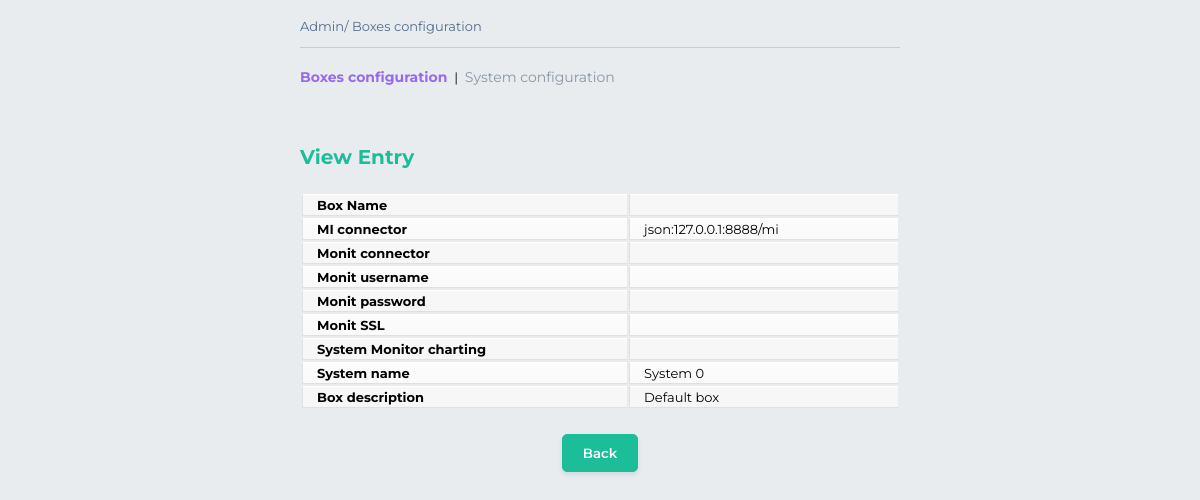
The app's page /opensips-cp/web/tools/admin/boxes_config/boxes_config.php?action=details&box_id=1 (signed in) with its own data.
### tables this page shows
CREATE TABLE `ocp_boxes_config` (
  `id` bigint(20) unsigned NOT NULL AUTO_INCREMENT,
  `name` varchar(64) NOT NULL DEFAULT '',
  `mi_conn` varchar(64) DEFAULT NULL,
  `monit_conn` varchar(64) DEFAULT NULL,
  `monit_user` varchar(64) DEFAULT NULL,
  `monit_pass` varchar(64) DEFAULT NULL,
  `monit_ssl` varchar(5) DEFAULT NULL,
  `smonitcharts` varchar(5) DEFAULT NULL,
  `assoc_id` varchar(10) DEFAULT '-1',
  `desc` varchar(128) NOT NULL DEFAULT '',
  PRIMARY KEY (`id`),
  UNIQUE KEY `name_key` (`name`)
);

### opensips-cp/config/db.inc.php (called while the page is built, shortened)
<?php
if (!isset($config)) $config = new stdClass();
?>

### opensips-cp/config/tools/admin/boxes_config/settings.inc.php (called while the page is built, shortened)
<?php
global $config;
$config->boxes = array(
	"name" => array(
		"default" => NULL,
		"name"    => "Box Name",
		"type"    => "text",
		"opt"     => "n",
		"validation_regex"  => "^.+",
		"show_in_edit_form" => true,
	),
	"mi_conn" => array(
		"default" => "json:127.0.0.1:8888/mi",
		"name"    => "MI connector",
		"nodes"   => array("mi", "conn"),
		"type"    => "text",
		"show_in_edit_form" => true,
	),
	"monit_conn" => array(
		"default" => "127.0.0.1:2812",
		"name"    => "Monit connector",
		"opt"     => "y",
		"nodes"   => array("monit", "conn"),
		"type"    => "text",
		"show_in_edit_form" => true,
	),
	"monit_user" => array(
		"default" => "",
		"name"    => "Monit username",
		"opt"     => "y",
		"nodes"   => array("monit", "user"),
		"type"    => "text",
		"show_in_edit_form" => true,
	),
	"monit_pass" => array(
		"default" => "",
		"name"    => "Monit password",
		"type"    => "password",
		"nodes"   => array("monit", "pass"),
		"show_in_edit_form" => true,
	),
	"monit_ssl" => array(
		"name"    => "Monit SSL",
		"options" => array('Disabled'=>'0', 'Enabled'=>'1'),
		"nodes"   => array("monit", "has_ssl"),
		"type"    => "dropdown",
		"show_in_edit_form" => true,
	),
	"smonitcharts" => array(
		"default" => "1",
		"name"    => "System Monitor charting",
		"nodes"   => array("smonitor", "charts"),
		"options" => array('Off'=>'0', 'On'=>'1'),
		"type"    => "dropdown",
		"show_in_edit_form" => true,
	),
	"assoc_id" => array(
		"default" => "",
		"name"    => "System name",
		"options" => get_assoc_id(),
		"type"    => "dropdown",
		"show_in_edit_form" => true,
	),
	"desc" => array(
		"default" => "",
		"name"    => "Box description",
		"type"    => "text",
		"validation_regex"  => null,
		"show_in_edit_form" => true,
	),
);
$config->table_boxes_config = "ocp_boxes_config";
$config->table_system_config = "ocp_system_config";
?>

### opensips-cp/config/boxes.load.php (called while the page is built, shortened)
<?php
require("".__DIR__."/../config/tools/admin/boxes_config/settings.inc.php");
require("".__DIR__."/../web/tools/admin/boxes_config/lib/db_connect.php");
global $config;
if (!isset($boxes)) {
    if (!isset($_SESSION['boxes'])) {
        $sql = 'select * from '.$config->table_boxes_config;
        $stm = $link->prepare($sql);
    }
}
if (!isset($systems)) {
    if (!isset($_SESSION['systems'])) {
        $sql = 'select * from '.$config->table_system_config;
        $stm = $link->prepare($sql);
    }
}
?>

### opensips-cp/config/boxes.global.inc.php (called while the page is built)
<?php
require("boxes.load.php");
?>

### opensips-cp/web/tools/admin/boxes_config/template/boxes_config.details.php (the view, shortened to what this page needs)
<?php
require(__DIR__."/../../../../../config/tools/admin/boxes_config/settings.inc.php");
$params = $config->boxes;
$sql = "select * from ".$table." where id=?";
$stm = $link->prepare($sql);
if ($stm->execute(array($id)) === false)
	die('Failed to issue query, error message : ' . print_r($stm->errorInfo(), true));
$resultset = $stm->fetchAll(PDO::FETCH_ASSOC);
?>
	<table width="400" border="0">
		<tr>
			<td class="mainTitle">
					View Entry
			</td>
		</tr>
		<tr>
			<td>
				<table class="ttable" width="100%" cellspacing="2" cellpadding="2" border="0">
				<?php
				$i = 0;
				foreach ($params as $key => $value) {
                    if ($value['show_in_edit_form'] == true ){
						$row_style = ($i%2 == 1)?"rowOdd":"rowEven";
						$i++;
						?>
						<tr>
						<td class="<?=$row_style?>">
							<b><?=$value['name']?></b>
						</td>
						<td class="<?=$row_style?>">
							<?php	switch ($value['type']) {
								case "text":
									$text = $resultset[0][$key];
									break;
								case "dropdown":
									$text = array_search($resultset[0][$key], $value['options']);
									break;
                                default:
                                    $text = $resultset[0][$key];
								}
								if (isset($value['value_wrapper_func']))
									echo $value['value_wrapper_func']( $key, $text, $resultset[0] );
								else
									echo $text;
							?>
						</td>
					</tr>
					<?php } ?>
				<?php } ?>
				</table>
			</td>
		</tr>
		<tr>
			<td align="center">
				<? print_back_input(); ?>
			</td>
		</tr>
	</table>

### opensips-cp/web/tools/admin/boxes_config/template/header.php (shortened to what this page needs)
<?php
require_once("../../../../config/tools/admin/boxes_config/db.inc.php");
require_once("../../../../config/db.inc.php");
require_once("lib/functions.inc.php");
$page_name = basename($_SERVER['SCRIPT_NAME']);
?>
<html>
<head>
</head>
<body bgcolor="#e9ecef" id="admin_config">
<center>
<table width="90%" cellpadding="5" cellspacing="5" border="0">
 <tr  valign="top" height="20">
  <td><?php require("template/menu.php") ?></td>
 </tr>
 <tr valign="top" align="center">
  <td>
   <img src="../../../images/share/spacer.gif" width="10" height="5"><br>

### opensips-cp/web/tools/admin/boxes_config/template/menu.php (shortened to what this page needs)
<table width="100%" border="0" cellpadding="0" cellspacing="0" align="center">
  <tr>
    <td class="breadcrumb">
        <?php print "Admin/ Boxes configuration"?>
    </td>
  </tr>
  <tr>
    <td align="center" valign="middle">
      <div class="menuItems">
        <?php
         $config->menu_item = array(
          array(
                "boxes_config.php",
                "Boxes configuration"
          ),
          array(
                "system_config.php",
                "System configuration"
          ));
        $first_item = true;
        if (!isset($config->menu_item)) echo('<font class="menuItemSelect">&nbsp;</font>');
        else
        while (list($key,$value) = each($config->menu_item))
        {
        	if (!$first_item) echo('&nbsp;&nbsp;|&nbsp;&nbsp;');
        	if ($page_name!=$config->menu_item[$key]["0"]) echo('<a href="'.$config->menu_item[$key]["0"].'" class="menuItem">'.$config->menu_item[$key]["1"].'</a>');
        	else echo('<a href="'.$config->menu_item[$key]["0"].'" class="menuItemSelect">'.$config->menu_item[$key]["1"].'</a>');
        	$first_item = false;
        }
        ?>
      </div>
    </td>
  </tr>
</table>
<br>

### opensips-cp/web/tools/admin/boxes_config/boxes_config.php (shortened to what this page needs)
<?php
require_once("../../../common/cfg_comm.php");
require("../../../../config/db.inc.php");
require("template/header.php");
require("../../../../config/tools/admin/boxes_config/db.inc.php");
require("../../../../config/tools/admin/boxes_config/settings.inc.php");
include("lib/db_connect.php");
$table=$config->table_boxes_config;
if (isset($_POST['action'])) $action=$_POST['action'];
else if (isset($_GET['action'])) $action=$_GET['action'];
else $action="";
if ($action == "details") {
	$id = $_GET['box_id'];
	require("template/".$page_id.".details.php");
	require("template/footer.php");
	exit();
}
require("template/footer.php");
exit();
?>

### opensips-cp/web/common/cfg_comm.php (shortened to what this page needs)
<?php
function get_assoc_id() {
	require_once("".__DIR__."/../../config/boxes.global.inc.php");
	$assoc_ids = array();
	foreach( $_SESSION['systems'] as $el) {
		$assoc_ids[$el['name']] = $el['assoc_id'];
	}
	return $assoc_ids;
}
function print_back_input() {
	$previous = "javascript:history.go(-1)";
	if(isset($_SERVER['HTTP_REFERER'])) {
		$previous = strtok($_SERVER['HTTP_REFERER'],'?');
	}
	echo("<input onclick=\"window.location.href='$previous?action=back';\" class=\"formButton\" value=\"Back\" type=\"button\"/>");
}
?>

### opensips-cp/web/tools/admin/boxes_config/template/footer.php (shortened to what this page needs)
</td>
 </tr>
</table>
</center>
</body>
</html>

### opensips-cp/web/style_tools.css (style rules this page uses)
body, table { font-family: 'Montserrat', sans-serif; color:#33333; font-size:13px; }
table { width: 600px; }
.ttable td { padding:2px 14px 2px 14px; border-top: 1px solid #ffffff; border-bottom:1px solid #e0e0e0; border-left: 1px solid #e0e0e0; background: #fafafa; background: -webkit-gradient(linear, left top, left bottom, from(#fcfcfc), to(#fafafa)); background: -moz-linear-gradient(top, #fcfcfc, #fafafa); }
.ttable td.rowEven { background: #f6f6f6; background: -webkit-gradient(linear, left top, left bottom, from(#f8f8f8), to(#f6f6f6)); background: -moz-linear-gradient(top, #f8f8f8, #f6f6f6); }
.ttable { #box-shadow: 0 1px 2px #d1d1d1; }
.menuItem { font-size: 14px; }
a.menuItem { color: #8896a3; text-decoration: none; }
.menuItemSelect { font-weight: bold; font-size: 14px; }
a.menuItemSelect { color: #9869ed; text-decoration: none; }
.menuItems { padding: 20px 0; text-align: left; }
.mainTitle { text-align: left; font-weight: bold; font-size: 20px; padding-bottom: 20px; color: #1cbe9a; }
.ButtonLink, .searchButton, .formButton { padding: 10px 20px; border: 1px solid #1cbe9a; background: #1cbe9a; color: #fff; border-radius: 5px; margin: 20px; box-shadow: 0 3px 5px #d2d9e0; cursor: pointer; font-weight: 600; -webkit-transition: all 0.3s; transition: all 0.3s; text-decoration: none; display: inline-block; margin: 20px 0; }
p, li, td, .menu_active, input, button { font-family: 'Montserrat', sans-serif; }
.breadcrumb { border-bottom: 1px solid #ccc; padding-bottom: 13px; color: #506c89; }

### records on screen
ocp_boxes_config: name "MI connector", mi_conn "json:127.0.0.1:8888/mi", assoc "System 0", desc "Default box"

### other values on screen
$config->menu_item[$key]["1"] "Boxes configuration"
$config->menu_item[$key]["1"] "System configuration"
$value['name'] "Box Name"
$value['name'] "Monit connector"
$value['name'] "Monit username"
$value['name'] "Monit password"
$value['name'] "Monit SSL"
$value['name'] "System Monitor charting"
$value['name'] "System name"
$value['name'] "Box description"
